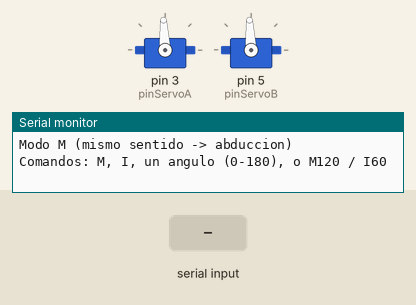
Bench run of a sketch on a simulated Arduino Uno, built with avr-gcc and run on an emulated ATmega328P. On the bench: 2 × servo, the last lines printed to the serial monitor. The test bench sets the inputs (shaded band).

Above: at 1.2 s.
1.3 s: "M 120\n" received over Serial
3.2 s: "30,150\n" received over Serial
At 5.3 s:
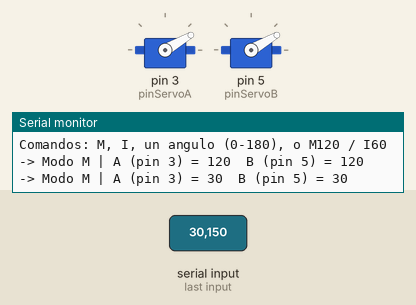
6.2 s: "0\n" received over Serial
At 7.8 s:
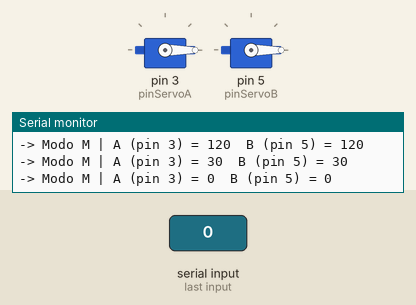
8.1 s: "I90\n" received over Serial
At 9.07 s:
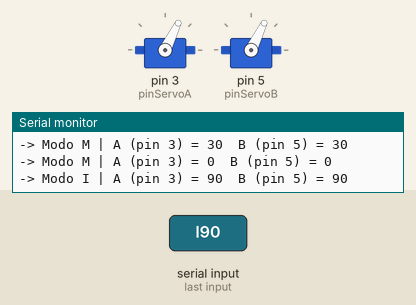
11.1 s: "5\n" received over Serial
At 13.0 s:
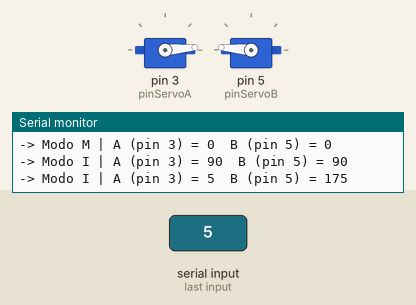
14.1 s: "M90\n" received over Serial
At 14.76 s:
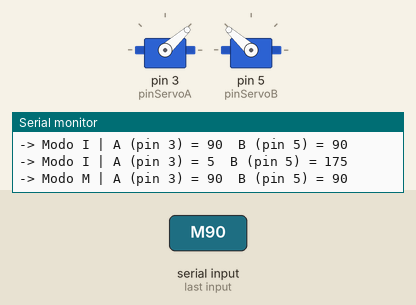
Timing chart, 0 to 17.1 s (numbered marks = the images above; inputs shaded):
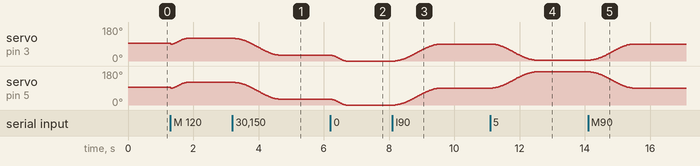

The sketch:

prueba_diferencial_muneca.ino
```cpp
// Prueba del diferencial de la muñeca - Arduino Uno
// 2 servos GXservo Y3225MG (25 kg): servo A en pin 3, servo B en pin 5
//
// Al encender, los dos servos van a 90° (centro) para ensamblar.
//
// Monitor serie del Arduino IDE a 9600 baudios. Comandos:
//   M      -> modo M (mismo sentido): los dos servos al mismo ángulo -> abducción
//   I      -> modo I (invertido): servo B al ángulo opuesto -> giro de la muñeca
//   120    -> mueve en el modo actual
//   M120   -> cambia a modo M y mueve (también "M 120")
//   I60    -> cambia a modo I y mueve
//   90     -> en cualquier modo vuelve los dos servos al centro
//
//   Modo M, ángulo X:  A = X,  B = X          (ej. M120 -> A=120, B=120)
//   Modo I, ángulo X:  A = X,  B = 180 - X    (ej. I120 -> A=120, B=60)
//
// Cada comando es una posición absoluta medida desde el centro (90°):
// no se suman las abducciones y los giros anteriores.
//
// MOVIMIENTO SINCRONIZADO: los dos servos no saltan al ángulo final (cada uno
// iría a su velocidad máxima, uno llega antes que el otro y en el medio la
// muñeca mezcla giro con abducción). Se mueven juntos en pasos chicos, con
// arranque y frenado suaves, y llegan al mismo tiempo. La rapidez se ajusta
// con velocidadMedia.
//
// Si al probar el modo M la muñeca gira en vez de hacer abducción (porque los
// servos están montados en espejo), poner invertirB = true.
//
// ALIMENTACIÓN: dos servos de 25 kg pueden consumir 5 A o más juntos.
// Alimentarlos con una fuente externa (5-6 V, 5 A o más) y unir el GND de
// la fuente con el GND del Arduino. Por USB la placa se reinicia.

#include <Servo.h>

Servo servoA;
Servo servoB;

const int pinServoA = 3;
const int pinServoB = 5;
const int anguloInicial = 90;      // Posición de ensamblado

const bool invertirB = false;      // true si el servo B está montado en espejo

// Rango de pulso del servo: 500 us = 0°, 1500 us = 90° (centro), 2500 us = 180°
const int pulsoMin = 500;
const int pulsoMax = 2500;

// Movimiento sincronizado
const float velocidadMedia = 60.0; // grados por segundo del servo que más recorre
const int pasoMs = 20;             // un paso por cada pulso del servo (50 Hz)

char modo = 'M';                   // 'M' = mismo sentido, 'I' = invertido
float actualA = anguloInicial;     // último ángulo enviado a cada servo
float actualB = anguloInicial;

// En microsegundos: write() solo acepta grados enteros y el paso de 1° se nota
int pulso(float angulo) {
  return pulsoMin + angulo * (pulsoMax - pulsoMin) / 180.0;
}

void escribirA(float angulo) {
  servoA.writeMicroseconds(pulso(angulo));
}

// Escribe el ángulo del servo B teniendo en cuenta si está montado en espejo
void escribirB(float angulo) {
  servoB.writeMicroseconds(pulso(invertirB ? 180 - angulo : angulo));
}

// Lleva los dos servos a su destino al mismo tiempo: en cada paso los dos
// avanzan la misma fracción de su recorrido, así que el diferencial hace un
// solo movimiento (giro o abducción) sin mezclar el otro.
void moverJuntos(float destinoA, float destinoB) {
  float inicioA = actualA, inicioB = actualB;
  float difA = destinoA - inicioA, difB = destinoB - inicioB;
  float mayor = max(fabs(difA), fabs(difB));
  unsigned long duracion = mayor / velocidadMedia * 1000;

  unsigned long t0 = millis();
  while (millis() - t0 < duracion) {
    float t = (float)(millis() - t0) / duracion;
    float s = 0.5 - 0.5 * cos(PI * t);   // arranca y frena despacio (sin tirón)
    escribirA(inicioA + difA * s);
    escribirB(inicioB + difB * s);
    delay(pasoMs);
  }
  escribirA(destinoA);
  escribirB(destinoB);
  actualA = destinoA;
  actualB = destinoB;
}

void mostrarModo() {
  Serial.print("Modo ");
  Serial.print(modo);
  Serial.println(modo == 'M' ? " (mismo sentido -> abduccion)" : " (invertido -> giro de muneca)");
}

void mover(int angulo) {
  int anguloA = angulo;
  int anguloB = (modo == 'M') ? angulo : 180 - angulo;

  Serial.print("-> Modo ");
  Serial.print(modo);
  Serial.print(" | A (pin 3) = ");
  Serial.print(anguloA);
  Serial.print("  B (pin 5) = ");
  Serial.println(anguloB);

  moverJuntos(anguloA, anguloB);
}

void setup() {
  Serial.begin(9600);
  Serial.setTimeout(100);  // Funciona con o sin fin de línea en el monitor
  // Si este mensaje se repite solo, la placa se reinicia al conectar los servos
  // (cae la tensión): revisar la alimentación de los servos
  Serial.println("\nArrancando...");
  Serial.flush();

  // Se manda la posición antes de attach() para que el primer pulso ya sea 90°
  escribirA(anguloInicial);
  escribirB(anguloInicial);
  servoA.attach(pinServoA, pulsoMin, pulsoMax);
  servoB.attach(pinServoB, pulsoMin, pulsoMax);

  Serial.println("Diferencial de la muneca listo. A y B en 90 grados.");
  mostrarModo();
  Serial.println("Comandos: M, I, un angulo (0-180), o M120 / I60");
}

void loop() {
  if (!Serial.available()) return;

  String entrada = Serial.readStringUntil('\n');
  entrada.trim();
  entrada.toUpperCase();
  if (entrada.length() == 0) return;

  // Cambio de modo con la letra del principio
  char letra = entrada.charAt(0);
  if (letra == 'M' || letra == 'I') {
    modo = letra;
    entrada = entrada.substring(1);
    entrada.trim();
    if (entrada.length() == 0) {
      mostrarModo();
      return;
    }
  }

  long valor = entrada.toInt();
  if (valor == 0 && entrada != "0") {
    Serial.print("Comando no valido: ");
    Serial.println(entrada);
    return;
  }

  if (valor < 0 || valor > 180) {
    Serial.print("Fuera de rango: ");
    Serial.print(valor);
    Serial.println("  (angulo 0-180)");
    return;
  }

  mover((int)valor);
}
```

Measured:
- after the input at 3.2 s, servo on pin 3 (pinServoA), servo on pin 5 (pinServoB): moves from 120° to 30° over 1.3 s, starting after 0.09 s
- after the input at 6.2 s, servo on pin 3 (pinServoA), servo on pin 5 (pinServoB): moves from 30° to 0° over 0.41 s, starting after 0.06 s
- after the input at 8.1 s, servo on pin 3 (pinServoA), servo on pin 5 (pinServoB): moves from 0° to 90° over 1.4 s, starting after 0.09 s
- after the input at 11.1 s, servo on pin 3 (pinServoA): moves from 90° to 5° over 1.3 s, starting after 0.08 s; servo on pin 5 (pinServoB): moves from 90° to 175° over 1.3 s, starting after 0.08 s
- after the input at 14.1 s, servo on pin 3 (pinServoA): moves from 5° to 90° over 1.3 s, starting after 0.09 s; servo on pin 5 (pinServoB): moves from 175° to 90° over 1.3 s, starting after 0.09 s
